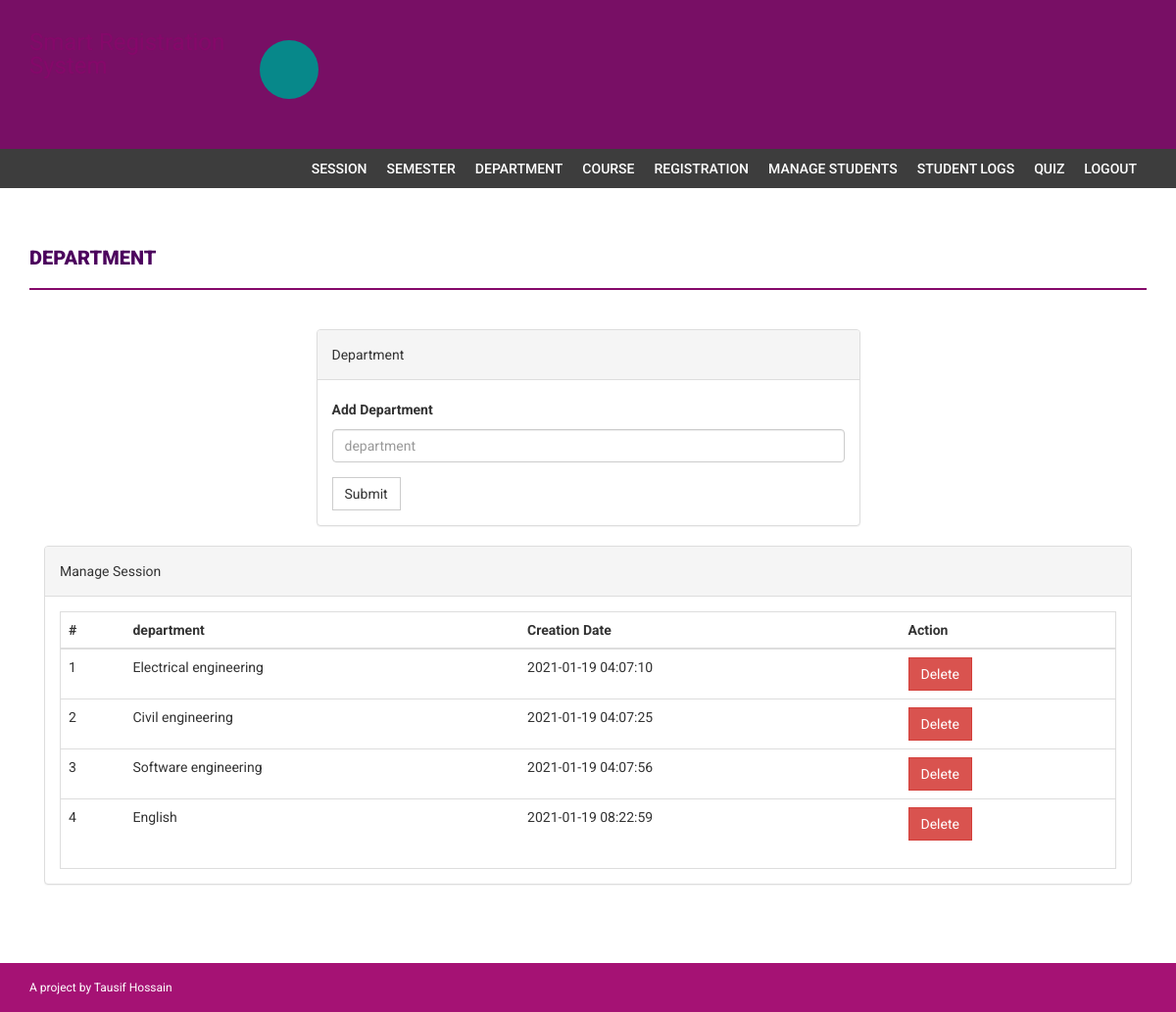
Page /administration/admin/department.php (signed in) on the committed database.
### tables this page shows
CREATE TABLE `department` (
  `id` int(11) NOT NULL,
  `department` varchar(255) DEFAULT NULL,
  `creationDate` timestamp NULL DEFAULT current_timestamp()
);

### administration/admin/department.php (the view, shortened to what this page needs)
<?php
if(strlen($_SESSION['alogin'])==0)
    {
header('location:index.php');
}
else{
?>
<!DOCTYPE html>
<html xmlns="http://www.w3.org/1999/xhtml">
<head>
    <link href="assets/css/bootstrap.css" rel="stylesheet" />
    <link href="assets/css/font-awesome.css" rel="stylesheet" />
    <link href="assets/css/style.css" rel="stylesheet" />
</head>
<body>
<?php include('includes/header.php');?>
<?php if($_SESSION['alogin']!="")
{
 include('includes/menubar.php');
}
 ?>
    <div class="content-wrapper">
        <div class="container">
              <div class="row">
                    <div class="col-md-12">
                        <h1 class="page-head-line">Department  </h1>
                    </div>
                </div>
                <div class="row" >
                  <div class="col-md-3"></div>
                    <div class="col-md-6">
                        <div class="panel panel-default">
                        <div class="panel-heading">
                           Department
                        </div>
                        <div class="panel-body">
                       <form name="dept" method="post">
   <div class="form-group">
    <label for="department">Add Department  </label>
    <input type="text" class="form-control" id="department" name="department" placeholder="department" required />
  </div>
 <button type="submit" name="submit" class="btn btn-default">Submit</button>
</form>
                            </div>
                            </div>
                    </div>
                </div>
                <div class="col-md-12">
                    <div class="panel panel-default">
                        <div class="panel-heading">
                            Manage Session
                        </div>
                        <div class="panel-body">
                            <div class="table-responsive table-bordered">
                                <table class="table">
                                    <thead>
                                        <tr>
                                            <th>#</th>
                                            <th>department</th>
                                            <th>Creation Date</th>
                                            <th>Action</th>
                                        </tr>
                                    </thead>
                                    <tbody>
<?php
$sql=mysqli_query($con,"select * from department");
$cnt=1;
while($row=mysqli_fetch_array($sql))
{
?>
                                        <tr>
                                            <td><?php echo $cnt;?></td>
                                            <td><?php echo htmlentities($row['department']);?></td>
                                            <td><?php echo htmlentities($row['creationDate']);?></td>
                                            <td>
  <a href="department.php?id=<?php echo $row['id']?>&del=delete" onClick="return confirm('Are you sure you want to delete?')">
                                            <button class="btn btn-danger">Delete</button>
</a>
                                            </td>
                                        </tr>
<?php
$cnt++;
} ?>
                                    </tbody>
                                </table>
                            </div>
                        </div>
                    </div>
                </div>
            </div>
        </div>
  <?php include('includes/footer.php');?>
</body>
</html>
<?php } ?>

### administration/admin/assets/css/style.css (style rules this page uses)
body { font-family: 'Roboto', sans-serif; line-height: 30px; }
.content-wrapper { margin-top: 40px; min-height: 600px; padding-bottom: 60px; }
.page-head-line { font-weight: 900; padding-bottom: 20px; border-bottom: 2px solid #85086a; text-transform: uppercase; color: #4c035d; font-size: 20px; margin-bottom: 40px; }
.btn { border-radius: 0px; -webkit-border-radius: 0px; -moz-border-radius: 0px; }

### rows in the picture
department: department "Electrical engineering", creationDate "2021-01-19 04:07:10"
department: department "Civil engineering", creationDate "2021-01-19 04:07:25"
department: department "Software engineering", creationDate "2021-01-19 04:07:56"
department: department "English", creationDate "2021-01-19 08:22:59"
